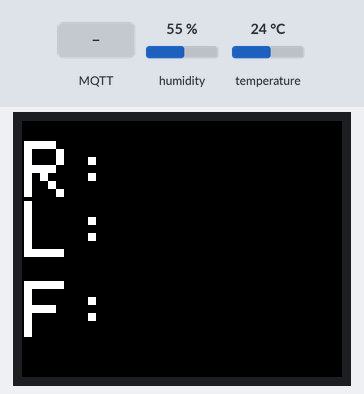
A sketch run on a simulated ESP32. Shown: 160×128 colour display. Inputs (shaded band) come from the test bench; at power-on: humidity 55 %, temperature 24 °C. WiFi joins after 1.5 s; servers stay silent unless stated; EEPROM starts erased; no MQTT or app messages arrive unless stated; what the sketch prints to the serial monitor is not drawn.

Above: at 3.4 s.
3.5 s: MQTT message "esp/in/temp" arrives on the second subscribed topic
At 13.0 s:
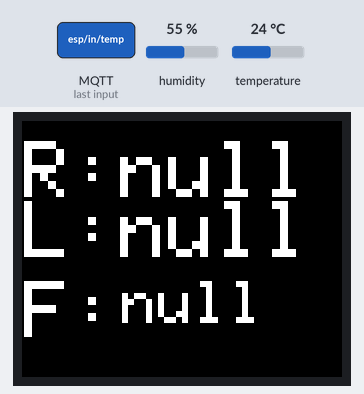
13.8 s: MQTT message "esp/in/temp" arrives on the third subscribed topic
At 18.3 s:
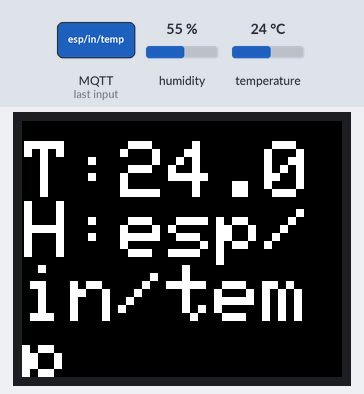
24.0 s: MQTT message "NaN" arrives on the third subscribed topic
At 28.2 s:
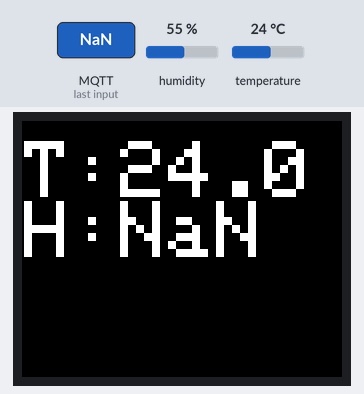
34.1 s: MQTT message "on" arrives on the third subscribed topic
At 39.0 s:
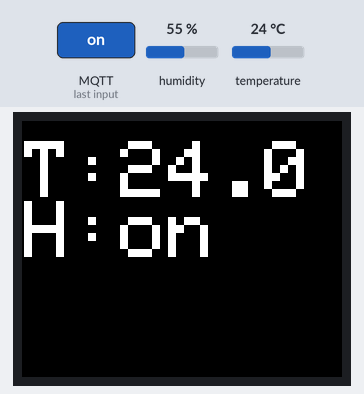
44.2 s: MQTT message "off" arrives on the third subscribed topic
At 48.6 s:
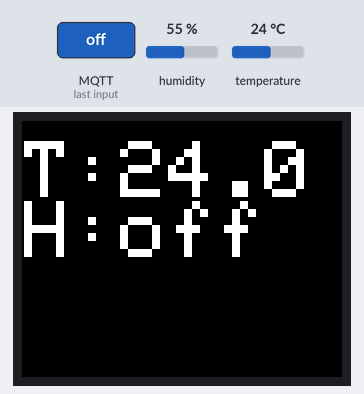
54.3 s: MQTT message "esp/in/humi" arrives on the third subscribed topic
At 58.3 s:
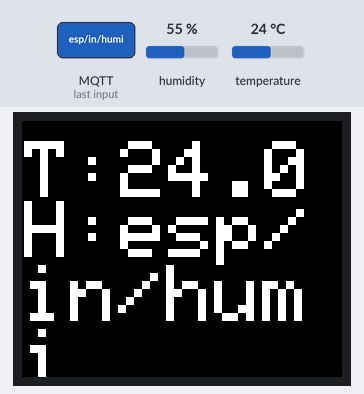
Timing chart, 0 to 59.8 s (numbered marks = the images above; inputs shaded):
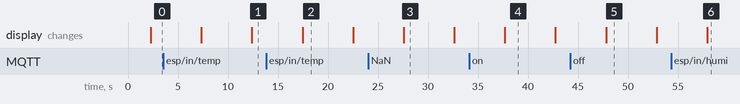

The sketch:

schule_arduino_code.ino
```cpp
// (licence header left out)
#include <DHT.h>
#include <SPI.h>
#include <Adafruit_GFX.h>
#include <Adafruit_ST7735.h>
#include <WiFi.h>
#include <PubSubClient.h>
#include <time.h>
#include <ArduinoJson.h>
#include <Preferences.h>


#define TFT_PIN_CS 5
#define TFT_PIN_DC 2
#define TFT_PIN_RST 4
#define DHT_SENSOR_PIN 21
#define DHT_SENSOR_TYPE DHT11

const char* WIFI_SSID = "FBIT.IoT.Router4";
const char* WIFI_PASW = "WueLoveIoT";
const char* MQTT_BROKER = "192.168.104.230";
const char* mqttUser = "";
const char* mqttPassword = "";

const char* ntpServer = "pool.ntp.org";
const long gmtOffset_sec = 3600;
const int daylightOffset_sec = 3600;

long lastMsg = 0;
char msg[50];
int value = 0;
bool updated = false;
int CurrentScreen = 1;

String gTemp = "";
String gHumi = "";
String gLehrer = "";
String gFach = "";
String gRaum = "";
String currentTime = "";

Adafruit_ST7735 tft = Adafruit_ST7735(TFT_PIN_CS, TFT_PIN_DC, TFT_PIN_RST);
DHT dht_sensor(DHT_SENSOR_PIN, DHT_SENSOR_TYPE);

WiFiClient espClient;
PubSubClient mqttclient(espClient);

DynamicJsonDocument doc(1024);

Preferences preferences;

void callback(char* topic, byte* payload, unsigned int length) {
  String msg;
  for (byte i = 0; i < length; i++) {
    char tmp = char(payload[i]);
    msg += tmp;
  }

  String strTopic = topic;

  if (strTopic == "esp/in/temp") {
    gTemp = msg;
  } else if (strTopic == "esp/in/humi") {
    gHumi = msg;
  } else if (strTopic == "esp/in/data") {
     deserializeJson(doc, msg);
     JsonObject obj = doc.as<JsonObject>();
    gLehrer = obj["lehrer"].as<String>();
    gRaum = obj["raum"].as<String>();
    gFach = obj["fach"].as<String>();
    if(gLehrer != NULL && gLehrer != ""){
      preferences.putString("lehrer", gLehrer);
      preferences.putString("raum", gRaum);
      preferences.putString("fach", gFach);
    }
  }

  if (msg == "NaN") {
    Serial.println("Error");
    return;
  }

  Serial.println(msg);
  Serial.println(strTopic);
  setDisplay();
}


void setup(void) {
  tft.initR(INITR_BLACKTAB);
  tft.setRotation(1);


  Serial.begin(9600);
  dht_sensor.begin();

  WiFi.begin(WIFI_SSID, WIFI_PASW);
  while (WiFi.status() != WL_CONNECTED) {
    delay(1000);
    Serial.println("Connecting to WiFi...");
  }

  Serial.println("WIFI Connected");
  preferences.begin("gpio", false);
  mqttclient.setServer(MQTT_BROKER, 1883);


  while (!mqttclient.connected()) {
    Serial.println("Connecting to MQTT...");

    if (mqttclient.connect("ESP32Client", mqttUser, mqttPassword)) {
      Serial.println("connected");

    } else {

      Serial.print("failed with state ");
      Serial.print(mqttclient.state());
      delay(2000);
    }
  }

  String lehrerPref = preferences.getString("lehrer", "");
  String raumPref =  preferences.getString("raum", "");
  String fachPref =   preferences.getString("fach", "");

  if(lehrerPref != NULL && lehrerPref != "") {
    gLehrer = lehrerPref;
    gRaum = raumPref;
    gFach = fachPref;
  }

  mqttclient.setCallback(callback);
  mqttclient.subscribe("esp/in/temp");
  mqttclient.subscribe("esp/in/data");
  mqttclient.subscribe("esp/in/humi");
}

void loop() {
  if (mqttclient.state() != 0) {
    while (!mqttclient.connected()) {
      Serial.println("Connecting to MQTT...");

      if (mqttclient.connect("ESP32Client", mqttUser, mqttPassword)) {
        Serial.println("connected");

      } else {

        Serial.print("failed with state ");
        Serial.print(mqttclient.state());
        delay(2000);
      }
    }
  }
  float humi = dht_sensor.readHumidity();
  float tempC = dht_sensor.readTemperature();
  String msgHumi = String(humi);
  String msgTemp = String(tempC);

  char tempString[8];
  dtostrf(tempC, 1, 1, tempString);
  char humString[8];
  dtostrf(humi, 1, 1, humString);

  if (updated == false) {
    gTemp = tempString;
    gHumi = humString;
    setDisplay();
  }


  mqttclient.publish("esp/out/temp", tempString);
  mqttclient.publish("esp/out/humi", humString);

  if (CurrentScreen == 1) {
    CurrentScreen = 2;
  } else {
    CurrentScreen = 1;
  }

  setDisplay();
  delay(5000);

  mqttclient.loop();
}


void setDisplay() {
  tft.fillScreen(ST7735_BLACK);

    tft.setTextSize(4);
    tft.setCursor(1, 10);
    tft.setTextColor(ST7735_WHITE);

  if (CurrentScreen == 1) {

    tft.print("T:" + String(gTemp));
    tft.setCursor(1, 40);
    tft.print("H:" + String(gHumi));
  }

   if(CurrentScreen == 2) {
     JsonObject obj = doc.as<JsonObject>();
    tft.print("R:" + gRaum);
    tft.setCursor(1, 40);
    tft.print("L:" + gLehrer);
    tft.setCursor(1, 80);
    tft.print("F:");
    tft.setCursor(50, 80);
    tft.setTextSize(3);
    tft.print(gFach);

  }

  updated = true;
}
```

Measured:
- after the input at 3.5 s, the display: changes after 3.8 s (image 1)
- after the input at 13.8 s, the display: changes after 3.7 s (image 2)
- after the input at 24.0 s, the display: changes after 3.6 s (image 3)
- after the input at 34.1 s, the display: changes after 3.6 s (image 4)
- after the input at 44.2 s, the display: changes after 3.6 s (image 5)
- after the input at 54.3 s, the display: changes after 3.6 s (image 6)
- what the display in image 2 shows lasts 5.0 s, from 17.5 s to 22.5 s
